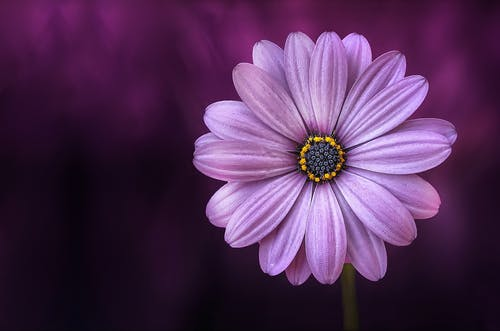
#> input picture images/flower.jpg, 500 x 331 px
$ python contour_boundary.py
#> lines starting #> are read from the running program, lines starting #| are printed output that depends on the picture; after the words box and inside, x2 and y2 are one past the last pixel; in counts of white or black regions, pixels touching at a corner belong together
# -*- coding: utf-8 -*-
"""
Created on Mon Jul 13 15:47:42 2020

@author: anyaj
"""
import cv2
import numpy as np
import matplotlib.pyplot as plt
import imutils

image = cv2.pyrDown(cv2.imread("images/flower.jpg", cv2.IMREAD_UNCHANGED))
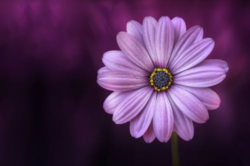
#> image: shape (166, 250, 3); mean B, G, R 84.9, 46.3, 81.3
#img=image[100:275, 150:300]
#img =  image[40:100, 150:275]
#img2 = img.copy()
img=image
#plt.imshow(img)
#img = imutils.resize(image, width=500)
ret, thresh = cv2.threshold(cv2.cvtColor(img.copy(), cv2.COLOR_BGR2GRAY) , 127, 255, cv2.THRESH_BINARY)
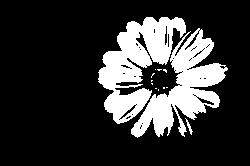
#> thresh: shape (166, 250); 20.5% white; 13 white regions (10 under 20 px)
contours, hier = cv2.findContours(thresh, cv2.RETR_TREE, cv2.CHAIN_APPROX_SIMPLE)
#> contours = 68 contours, 57 with area under 20; largest, box (x1, y1, x2, y2) and area: (98, 17, 186, 124) 4260, (131, 28, 228, 138) 3963, (135, 31, 151, 57) 108, (184, 30, 200, 51) 64, (196, 96, 215, 106) 64


#cv2.waitKey(0)
#cv2.destroyAllWindows()
for c in contours:
# find bounding box coordinates
    x,y,w,h = cv2.boundingRect(c)
    cv2.rectangle(img, (x,y), (x+w, y+h), (0, 255, 0), 2)
#> this loop made 68 passes
#> (c, x, y, w, h) on passes 2, 3, 4, 5, 6, 7, 13, 16, 17, 18: ([[158, 89], [158, 90]], 158, 89, 1, 2), ([[155, 88], [156, 88]], 155, 88, 2, 1), ([[166, 87], [167, 87]], 166, 87, 2, 1), ([[163, 87], [163, 88], [164, 88], [164, 87]], 163, 87, 2, 2), ([[151, 83], [152, 84], [152, 83]], 151, 83, 2, 2), ([[151, 80], [151, 81], [152, 80]], 151, 80, 2, 2), ([[179, 127], [180, 126], [181, 127], [180, 128]], 179, 126, 3, 3), ([[141, 123], [142, 122], [143, 123], [142, 124]], 141, 122, 3, 3), ([[192, 112], [193, 111], [194, 112], [193, 113]], 192, 111, 3, 3), ([[197, 111], [198, 110], [199, 111], [198, 112]], 197, 110, 3, 3)
#> (x, y, w, h) on passes 1, 8, 9, 10, 11, 12: (185, 118, 8, 17), (151, 73, 4, 5), (163, 69, 4, 4), (157, 69, 5, 2), (155, 69, 1, 1), (131, 28, 97, 110)
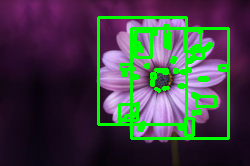
#> img: shape (166, 250, 3); 11.37% of pixels changed, all inside (x1, y1, x2, y2) = (97, 16, 230, 140)

# find minimum area
rect = cv2.minAreaRect(c)
#> rect = ((165.5, 35), (20, 3), -90)
# calculate coordinates of the minimum area rectangle
box = cv2.boxPoints(rect)
#> box = [[167, 45], [164, 45], [164, 25], [167, 25]]
# normalize coordinates to integers
box = np.int0(box)
# draw contours
cv2.drawContours(img, [box], 0, (0,0, 255), 3)
# calculate center and radius of minimum enclosing circle
(x,y),radius = cv2.minEnclosingCircle(c)
#> x = 165.5; y = 35; radius = 10.01
# cast to integers
center = (int(x),int(y))
#> center = (165, 35)
radius = int(radius)
#> radius = 10
# draw the circle
img = cv2.circle(img,center,radius,(0,255,0),2)
#epsilon = 0.01 * cv2.arcLength(contours, True)
#approx = cv2.approxPolyDP(contours, epsilon, True)
#hull = cv2.convexHull(approx)

cv2.drawContours(img, contours, -1, (255, 0, 0), 1)
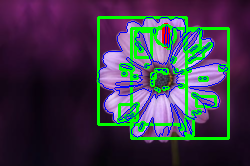
#> img: shape (166, 250, 3); mean B, G, R 72.8, 57.3, 61.3
cv2.imshow("contours", img)
cv2.waitKey(0)
cv2.destroyAllWindows()
